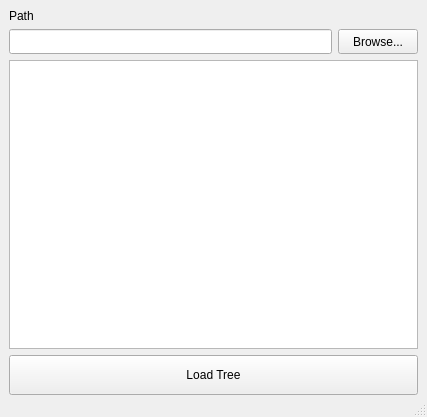
<?xml version="1.0" encoding="UTF-8"?>
<ui version="4.0">
 <class>TreeViewer</class>
 <widget class="QMainWindow" name="TreeViewer">
  <property name="geometry">
   <rect>
    <x>0</x>
    <y>0</y>
    <width>427</width>
    <height>417</height>
   </rect>
  </property>
  <property name="windowTitle">
   <string>Tree Viewer</string>
  </property>
  <property name="windowIcon">
   <iconset resource="../resources.qrc">
    <normaloff>:/root/Exports/icons/icon.ico</normaloff>:/root/Exports/icons/icon.ico</iconset>
  </property>
  <widget class="QWidget" name="centralwidget">
   <layout class="QVBoxLayout" name="verticalLayout_2">
    <property name="bottomMargin">
     <number>0</number>
    </property>
    <item>
     <widget class="QWidget" name="panel1" native="true">
      <layout class="QVBoxLayout" name="verticalLayout">
       <property name="leftMargin">
        <number>0</number>
       </property>
       <property name="topMargin">
        <number>0</number>
       </property>
       <property name="rightMargin">
        <number>0</number>
       </property>
       <property name="bottomMargin">
        <number>0</number>
       </property>
       <item>
        <widget class="QLabel" name="lPath">
         <property name="text">
          <string>Path</string>
         </property>
        </widget>
       </item>
       <item>
        <widget class="QWidget" name="panel2" native="true">
         <property name="sizePolicy">
          <sizepolicy hsizetype="Preferred" vsizetype="Fixed">
           <horstretch>0</horstretch>
           <verstretch>0</verstretch>
          </sizepolicy>
         </property>
         <layout class="QHBoxLayout" name="horizontalLayout">
          <property name="leftMargin">
           <number>0</number>
          </property>
          <property name="topMargin">
           <number>0</number>
          </property>
          <property name="rightMargin">
           <number>0</number>
          </property>
          <property name="bottomMargin">
           <number>0</number>
          </property>
          <item>
           <widget class="QLineEdit" name="lePath">
            <property name="minimumSize">
             <size>
              <width>0</width>
              <height>25</height>
             </size>
            </property>
           </widget>
          </item>
          <item>
           <widget class="QPushButton" name="bBrowse">
            <property name="minimumSize">
             <size>
              <width>0</width>
              <height>25</height>
             </size>
            </property>
            <property name="text">
             <string>Browse...</string>
            </property>
           </widget>
          </item>
         </layout>
        </widget>
       </item>
      </layout>
     </widget>
    </item>
    <item>
     <widget class="QTreeView" name="tree"/>
    </item>
    <item>
     <widget class="QPushButton" name="bLoadTree">
      <property name="minimumSize">
       <size>
        <width>0</width>
        <height>40</height>
       </size>
      </property>
      <property name="text">
       <string>Load Tree</string>
      </property>
     </widget>
    </item>
   </layout>
  </widget>
  <widget class="QStatusBar" name="statusbar"/>
 </widget>
 <resources>
  <include location="../resources.qrc"/>
 </resources>
 <connections/>
</ui>
